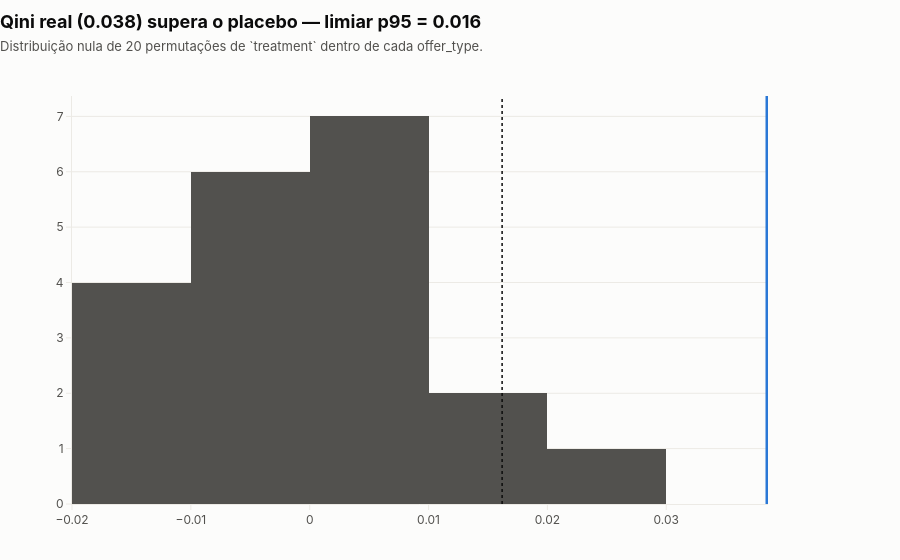

The code cell stored with this chart in its notebook:
### Markdown cell above
`p_value` é a fração de réplicas nulas que igualam ou superam o Qini real — o
p-valor empírico da mesma distribuição, sem cálculo extra. A mesma dispersão
(`null_std`) é o intervalo de confiança do Qini reportado em §4: um cálculo,
duas leituras — significância (o Qini real fura o percentil) e incerteza (a
dispersão da nula em torno de zero).

### Code cell
uplift_eval.fig_placebo_distribution(qini_nulo, qini_score, cfg, theme="light")

### Figure 1 — Plotly figure (JSON) as saved in the notebook; plotly's stock layout.template omitted (floating-point values rounded to 4 significant figures)
{"data": [{"marker": {"color": "#52514e"}, "name": "Qini sob placebo", "type": "histogram", "x": [0.002299, 0.02738, 0.008685, 0.002147, -0.01113, -0.008937, 0.004556, 0.007765, 0.006803, -0.003739, -0.01272, 0.01034, -0.005253, -0.01856, -0.01488, -0.007894, 0.0156, -0.009086, -9.59e-05, 0.008426]}], "layout": {"shapes": [{"line": {"color": "#2a78d6", "dash": "solid", "width": 2.5}, "type": "line", "x0": 0.03846, "x1": 0.03846, "xref": "x", "y0": 0, "y1": 1, "yref": "y domain"}, {"line": {"color": "#0b0b0b", "dash": "dot", "width": 1.5}, "type": "line", "x0": 0.01619, "x1": 0.01619, "xref": "x", "y0": 0, "y1": 1, "yref": "y domain"}], "title": {"text": "<b>Qini real (0.038) supera o placebo — limiar p95 = 0.016</b><br><span style='font-size:13px;color:#52514e'>Distribuição nula de 20 permutações de `treatment` dentro de cada offer_type.</span>"}}}
